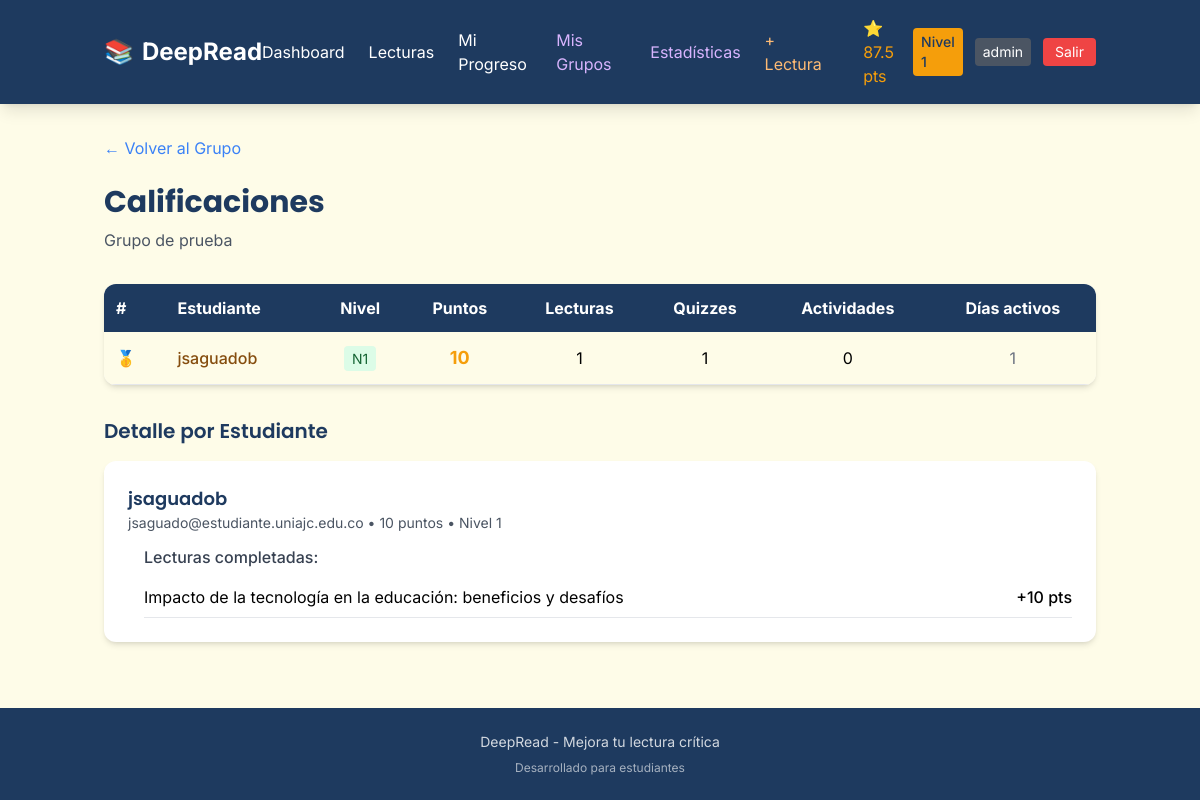
The page /grupos/1/calificaciones (signed in) on the database its author committed.
### models/user.py (models this page shows, shortened)
class Usuario(db.Model, UserMixin):
    __tablename__ = 'usuarios'
    id = db.Column(db.Integer, primary_key=True)
    username = db.Column(db.String(50), unique=True, nullable=False)
    email = db.Column(db.String(100), unique=True, nullable=False)
    password_hash = db.Column(db.String(255), nullable=False)
    rol = db.Column(db.String(20), default='estudiante')
    tipo_usuario = db.Column(db.String(20), default='gratuito')
    nivel_actual = db.Column(db.Integer, default=1)
    puntos_totales = db.Column(db.Integer, default=0)
    racha_dias = db.Column(db.Integer, default=0)
    ultimo_login = db.Column(db.Date, default=None)
    fecha_creacion = db.Column(db.DateTime, default=datetime.utcnow)
    def es_admin(self):
        return self.rol == 'admin'
    def es_profesor(self):
        return self.rol in ['profesor', 'admin']

### models/grupo.py (models this page shows, shortened)
class Grupo(db.Model):
    __tablename__ = 'grupos'
    id = db.Column(db.Integer, primary_key=True)
    nombre = db.Column(db.String(100), nullable=False)
    descripcion = db.Column(db.Text)
    profesor_id = db.Column(db.Integer, db.ForeignKey('usuarios.id'), nullable=False)
    codigo_unico = db.Column(db.String(10), unique=True, nullable=False)
    fecha_creacion = db.Column(db.DateTime, default=datetime.utcnow)
    activo = db.Column(db.Boolean, default=True)

### models/lectura.py (models this page shows, shortened)
class Lectura(db.Model):
    __tablename__ = 'lecturas'
    id = db.Column(db.Integer, primary_key=True)
    titulo = db.Column(db.String(200), nullable=False)
    contenido = db.Column(db.Text, nullable=False)
    nivel = db.Column(db.Integer, nullable=False)
    tiempo_estimado_minutos = db.Column(db.Integer, nullable=False)
    puntos_recompensa = db.Column(db.Integer, nullable=False)
    categoria = db.Column(db.String(50))
    activa = db.Column(db.Boolean, default=True)
    es_publica = db.Column(db.Boolean, default=True)
    fecha_cierre = db.Column(db.DateTime, nullable=True)
    cerrada = db.Column(db.Boolean, default=False)
    intentos_maximos = db.Column(db.Integer, default=3)
    profesor_id = db.Column(db.Integer, db.ForeignKey('usuarios.id'), nullable=True)
    grupo_id = db.Column(db.Integer, db.ForeignKey('grupos.id'), nullable=True)

### routes/admin.py (the view, shortened to what this page needs)
@admin_bp.route('/grupos/<int:grupo_id>/calificaciones')
@login_required
def ver_calificaciones(grupo_id):
    from datetime import datetime
    grupo = db.session.get(Grupo, grupo_id)
    if not grupo or grupo.profesor_id != current_user.id:
        flash('Solo el profesor puede ver calificaciones', 'error')
        return redirect(url_for('main.dashboard'))
    try:
        from models.actividad import ProgresoActividad, Actividad
    except:
        ProgresoActividad = None
        Actividad = None
    miembros = MiembroGrupo.query.filter_by(grupo_id=grupo_id).all()
    estudiantes = []
    for m in miembros:
        if m.rol_en_grupo == 'estudiante':
            usuario = db.session.get(Usuario, m.usuario_id)
            progresos = ProgresoLectura.query.filter_by(usuario_id=usuario.id).all()
            total_puntos = 0
            lecturas_completadas = 0
            quizzes_completados = 0
            actividades_completadas = 0
            lecturas_detalle = []
            for p in progresos:
                lectura = db.session.get(Lectura, p.lectura_id)
                if lectura and lectura.grupo_id == grupo_id:
                    if p.intentos and p.intentos > 0:
                        total_puntos += p.puntos_obtenidos
                        lecturas_completadas += 1
                        if p.intentos > 0:
                            quizzes_completados += 1
                        lecturas_detalle.append({
                            'titulo': lectura.titulo,
                            'puntos': p.puntos_obtenidos,
                            'intentos': p.intentos,
                            'fecha': p.fecha_completado
                        })
            if ProgresoActividad and Actividad:
                actividades = Actividad.query.filter_by(lectura_id=grupo_id).all()
            dias_activos = []
            for p in progresos:
                if p.fecha_completado:
                    dia = p.fecha_completado.date()
                    if dia not in dias_activos:
                        dias_activos.append(dia)
            estudiantes.append({
                'id': usuario.id,
                'username': usuario.username,
                'email': usuario.email,
                'puntos': total_puntos,
                'lecturas_completadas': lecturas_completadas,
                'quizzes_completados': quizzes_completados,
                'actividades_completadas': actividades_completadas,
                'nivel': usuario.nivel_actual,
                'dias_activos': len(dias_activos),
                'lecturas': lecturas_detalle
            })
    estudiantes.sort(key=lambda x: x['puntos'], reverse=True)
    return render_template('calificaciones.html', grupo=grupo, estudiantes=estudiantes)

### app.py (called while the page is built)
@login_manager.user_loader
def load_user(user_id):
    return db.session.get(Usuario, int(user_id))

### templates/calificaciones.html (shortened to what this page needs)
{% extends "base.html" %}
{% block content %}
<div class="container mx-auto px-4 py-8">
    <div class="mb-6">
        <a href="{{ url_for('admin.ver_grupo', grupo_id=grupo.id) }}" class="text-secondary hover:text-blue-600">← Volver al Grupo</a>
    </div>
    <h1 class="text-3xl font-bold text-primary mb-2">Calificaciones</h1>
    <p class="text-gray-600 mb-8">{{ grupo.nombre }}</p>
    {% if estudiantes %}
        <div class="bg-white rounded-xl shadow-md overflow-hidden mb-8">
            <table class="w-full">
                <thead class="bg-primary text-white">
                    <tr>
                        <th class="p-3 text-left">#</th>
                        <th class="p-3 text-left">Estudiante</th>
                        <th class="p-3 text-center">Nivel</th>
                        <th class="p-3 text-center">Puntos</th>
                        <th class="p-3 text-center">Lecturas</th>
                        <th class="p-3 text-center">Quizzes</th>
                        <th class="p-3 text-center">Actividades</th>
                        <th class="p-3 text-center">Días activos</th>
                    </tr>
                </thead>
                <tbody>
                    {% for e in range(1, estudiantes|length + 1) %}
                    <tr class="border-b {% if e <= 3 %}bg-yellow-50{% endif %}">
                        <td class="p-3">
                            {% if e == 1 %}🥇{% elif e == 2 %}🥈{% elif e == 3 %}🥉{% else %}{{ e }}{% endif %}
                        </td>
                        <td class="p-3 font-medium {% if e <= 3 %}text-yellow-800{% endif %}">{{ estudiantes[e-1].username }}</td>
                        <td class="p-3 text-center">
                            <span class="px-2 py-1 rounded bg-green-100 text-green-800 text-sm">N{{ estudiantes[e-1].nivel }}</span>
                        </td>
                        <td class="p-3 text-center font-bold text-accent text-lg">{{ estudiantes[e-1].puntos }}</td>
                        <td class="p-3 text-center">{{ estudiantes[e-1].lecturas_completadas }}</td>
                        <td class="p-3 text-center">{{ estudiantes[e-1].quizzes_completados }}</td>
                        <td class="p-3 text-center">{{ estudiantes[e-1].actividades_completadas }}</td>
                        <td class="p-3 text-center text-gray-500">{{ estudiantes[e-1].dias_activos }}</td>
                    </tr>
                    {% endfor %}
                </tbody>
            </table>
        </div>
        <div>
            <h2 class="text-xl font-semibold text-primary mb-4">Detalle por Estudiante</h2>
            {% for e in estudiantes %}
            <div class="bg-white rounded-xl shadow-md p-6 mb-4">
                <h3 class="text-lg font-semibold text-primary">{{ e.username }}</h3>
                <p class="text-sm text-gray-600 mb-3">{{ e.email }} • {{ e.puntos }} puntos • Nivel {{ e.nivel }}</p>
                {% if e.lecturas %}
                <div class="ml-4 mt-3">
                    <p class="font-medium text-gray-700 mb-2">Lecturas completadas:</p>
                    {% for l in e.lecturas %}
                    <div class="flex justify-between py-2 border-b">
                        <span>{{ l.titulo }}</span>
                        <span class="font-medium">+{{ l.puntos }} pts</span>
                    </div>
                    {% endfor %}
                </div>
                {% else %}
                <p class="text-gray-500 italic">Sin lecturas completadas</p>
                {% endif %}
            </div>
            {% endfor %}
        </div>
    {% else %}
        <div class="text-center py-12 bg-white rounded-xl shadow-md">
            <p class="text-gray-600">No hay estudiantes en este grupo</p>
        </div>
    {% endif %}
</div>
{% endblock %}

### templates/base.html (shortened to what this page needs)
<!DOCTYPE html>
<html lang="es">
<head>
    <script src="https://cdn.tailwindcss.com"></script>
</head>
<body class="bg-cream min-h-screen flex flex-col">
    {% block header %}
    <header class="bg-primary text-white shadow-lg">
        <nav class="container mx-auto px-4 py-4 flex items-center justify-between">
            <a href="{{ url_for('main.index') }}" class="text-2xl font-bold flex items-center gap-2">
                <span class="text-accent">📚</span> DeepRead
            </a>
            <div class="hidden md:flex items-center gap-6">
                {% if current_user.is_authenticated %}
                    <a href="{{ url_for('main.dashboard') }}" class="hover:text-accent transition">Dashboard</a>
                    <a href="{{ url_for('main.lecturas') }}" class="hover:text-accent transition">Lecturas</a>
                    <a href="{{ url_for('main.progreso') }}" class="hover:text-accent transition">Mi Progreso</a>
                    <a href="{{ url_for('main.mis_grupos') }}" class="hover:text-accent transition text-purple-300">Mis Grupos</a>
                    {% if current_user.es_admin() %}
                    <a href="{{ url_for('admin.ver_estadisticas') }}" class="hover:text-accent transition text-purple-300">Estadísticas</a>
                    <a href="{{ url_for('admin.crear_lectura_publica') }}" class="hover:text-accent transition text-orange-300">+ Lectura</a>
                    {% endif %}
                    <div class="flex items-center gap-3 ml-4">
                        <span class="text-accent">⭐ {{ current_user.puntos_totales }} pts</span>
                        <span class="bg-accent text-primary px-2 py-1 rounded text-sm font-medium">Nivel {{ current_user.nivel_actual }}</span>
                        <span class="bg-gray-600 px-2 py-1 rounded text-sm text-white">{{ current_user.rol }}</span>
                        <a href="{{ url_for('auth.logout') }}" class="bg-red-500 hover:bg-red-600 px-3 py-1 rounded text-sm transition">Salir</a>
                    </div>
                {% else %}
                    <a href="{{ url_for('auth.login') }}" class="hover:text-accent transition">Iniciar Sesión</a>
                    <a href="{{ url_for('auth.register') }}" class="bg-accent text-primary px-4 py-2 rounded-lg font-medium hover:opacity-90 transition">Registrarse</a>
                {% endif %}
            </div>
        </nav>
    </header>
    {% endblock %}
    <main class="flex-grow">
        {% block content %}{% endblock %}
    </main>
    <footer class="bg-primary text-white py-6 mt-auto">
        <div class="container mx-auto px-4 text-center">
            <p class="text-sm opacity-80">DeepRead - Mejora tu lectura crítica</p>
            <p class="text-xs opacity-60 mt-2">Desarrollado para estudiantes</p>
        </div>
    </footer>
</body>
</html>

### templates/base.html (style rules this page uses)
body { font-family: 'Inter', sans-serif; }
h1, h2, h3, h4, h5, h6 { font-family: 'Poppins', sans-serif; }

### rows shown on the page
Usuario: puntos_totales "87.5", nivel_actual "1", rol "admin"
Grupo: nombre "Grupo de prueba"
Usuario: username "jsaguadob", username "jsaguadob", email "jsaguado@estudiante.uniajc.edu.co", puntos "10", nivel "1"
Lectura: titulo "Impacto de la tecnología en la educación: beneficios y desafíos", puntos "10"

### other values the page prints
{{ estudiantes[e-1].nivel }} "1"
{{ estudiantes[e-1].puntos }} "10"
{{ estudiantes[e-1].lecturas_completadas }} "1"
{{ estudiantes[e-1].quizzes_completados }} "1"
{{ estudiantes[e-1].actividades_completadas }} "0"
{{ estudiantes[e-1].dias_activos }} "1"
